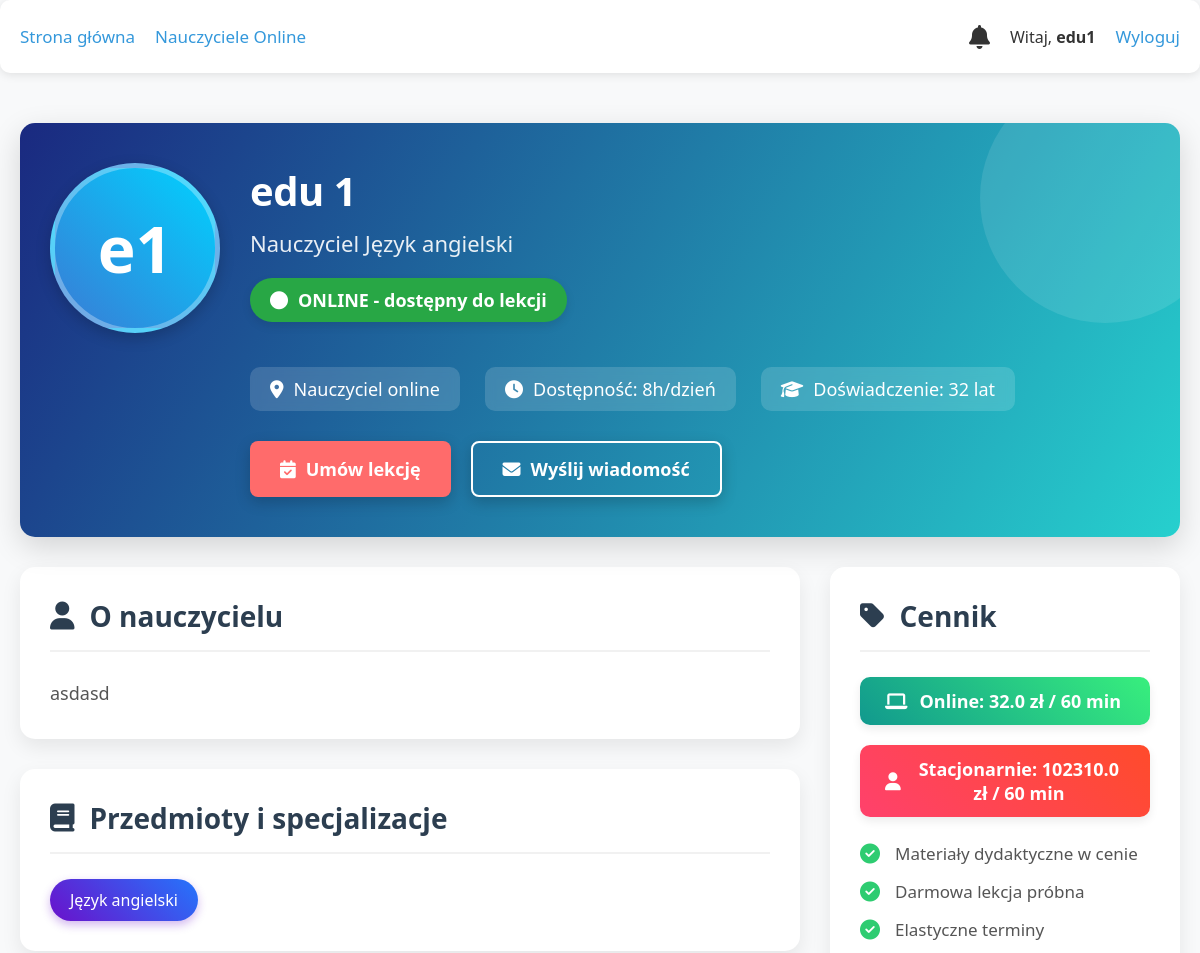
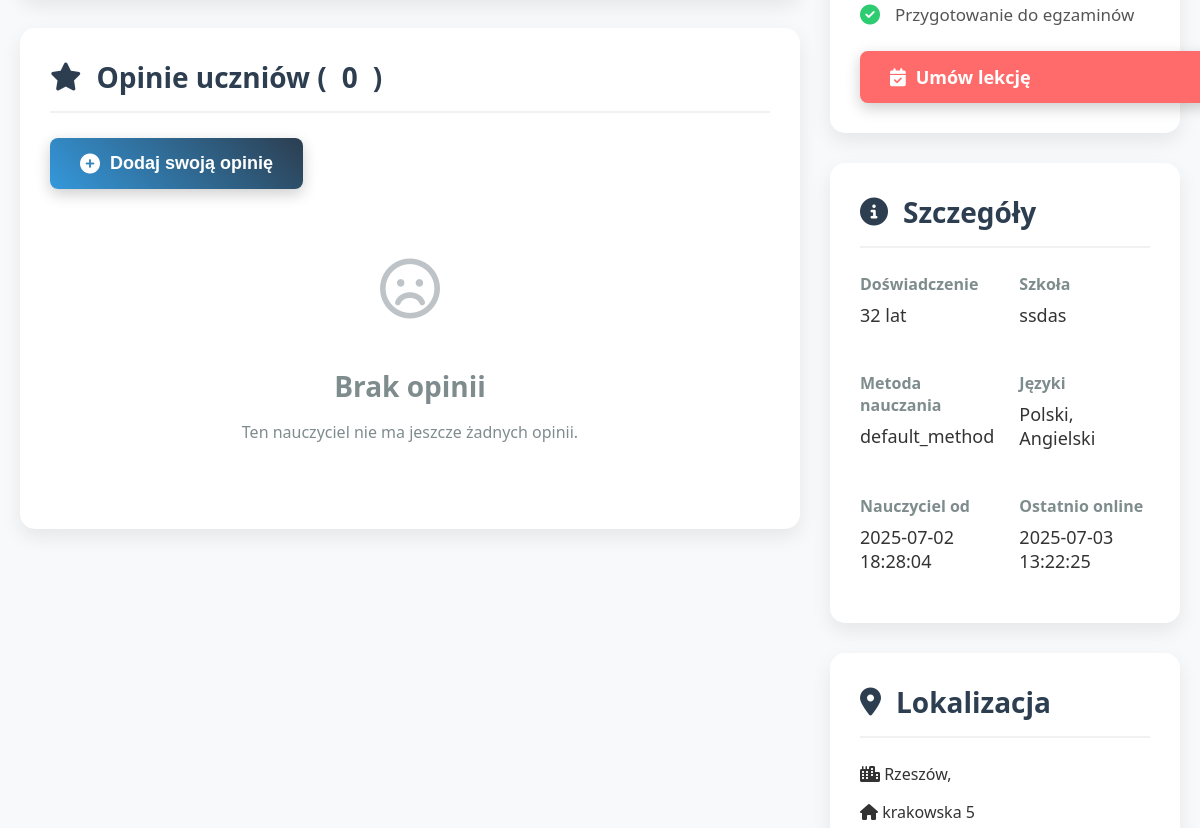
Before: /teacher_profile/3 (signed in, upper part) with the older database file (2 pictures, top to bottom).
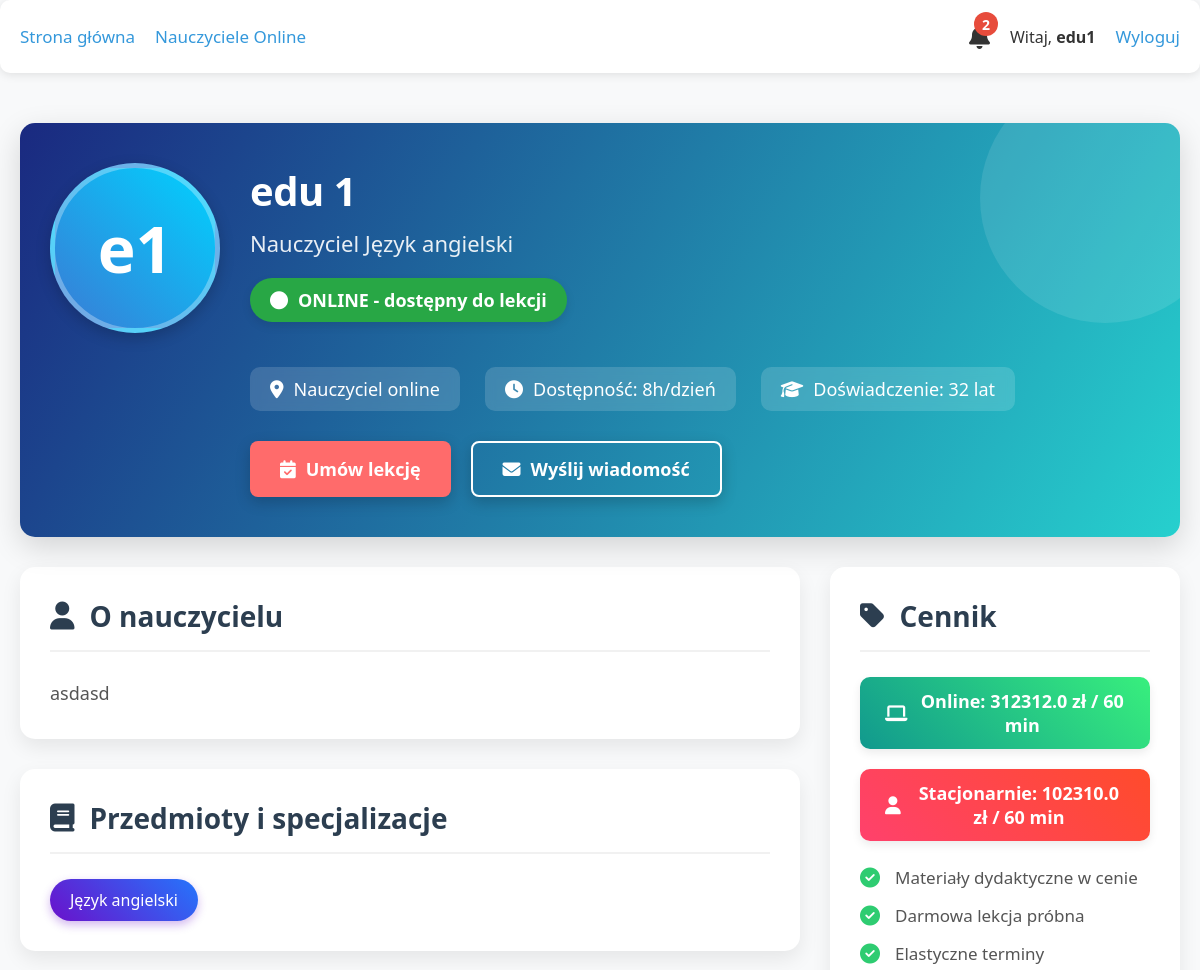
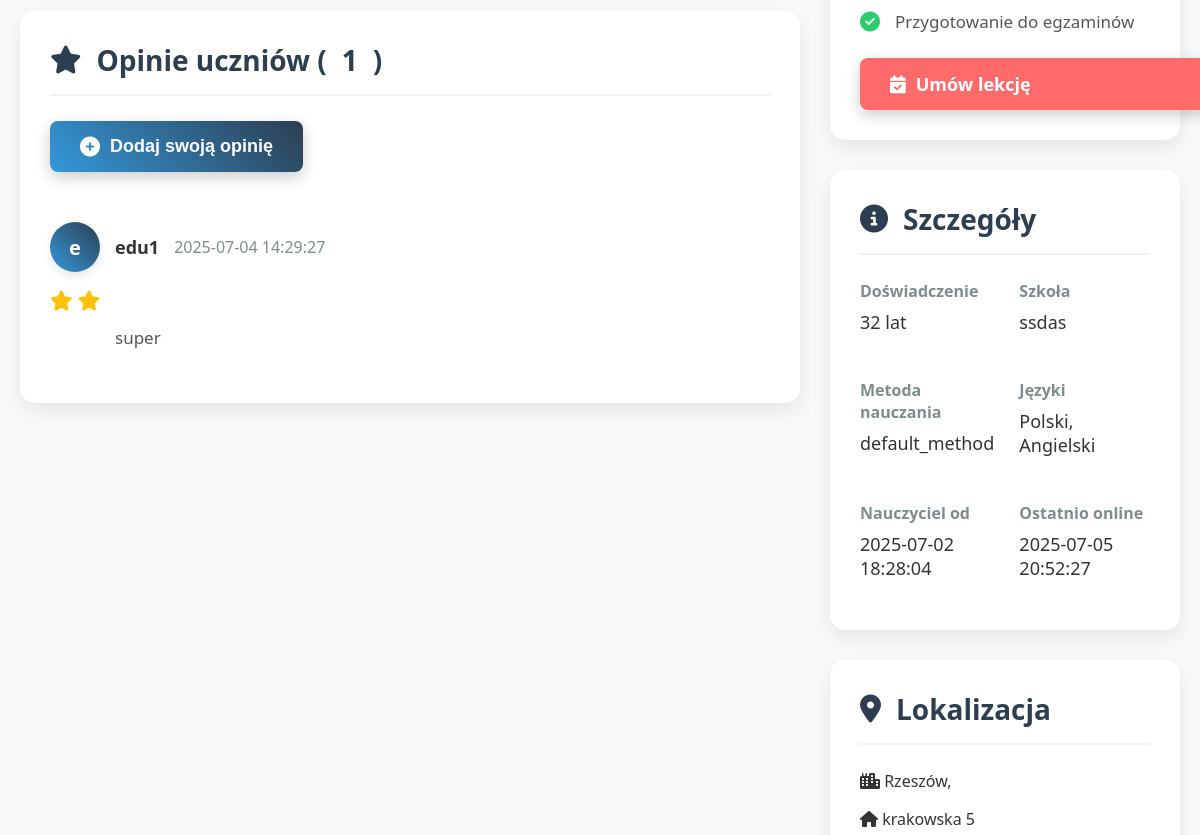
After: the same page with the newer database file (2 pictures, top to bottom).
### tables this page shows
CREATE TABLE users (
                id INTEGER PRIMARY KEY AUTOINCREMENT,
                username TEXT UNIQUE NOT NULL,
                email TEXT UNIQUE NOT NULL,
                hash TEXT NOT NULL,
                role INTEGER DEFAULT 0,
                voivodeship TEXT,
                regional_teacher_id INTEGER,
                first_name TEXT,
                last_name TEXT,
                phone TEXT,
                school TEXT,
                subjects TEXT,
                experience_years INTEGER,
                bio TEXT,
                profile_picture TEXT,
                created_at TIMESTAMP DEFAULT CURRENT_TIMESTAMP,
                is_online INTEGER DEFAULT 0,
                last_online TIMESTAMP,
                teaching_modes TEXT DEFAULT 'online',
                availability_hours INTEGER DEFAULT 8,
                parental_email TEXT,
                password_setup_token TEXT,
                token_expiry TIMESTAMP,
                password_reset_token TEXT,
                password_reset_expiry TIMESTAMP,
                tmethod TEXT DEFAULT 'default_method'
            );

CREATE TABLE teacher_pricing (
                teacher_id INTEGER PRIMARY KEY,
                price_online REAL NOT NULL DEFAULT 80.0,
                price_in_person REAL NOT NULL DEFAULT 100.0,
                updated_at TIMESTAMP DEFAULT CURRENT_TIMESTAMP,
                FOREIGN KEY (teacher_id) REFERENCES users (id)
            );

CREATE TABLE reviews (
                id INTEGER PRIMARY KEY AUTOINCREMENT,
                teacher_id INTEGER NOT NULL,
                student_id INTEGER NOT NULL,
                content TEXT NOT NULL,
                created_at TIMESTAMP DEFAULT CURRENT_TIMESTAMP,
                rating INTEGER CHECK(rating BETWEEN 1 AND 5),
                FOREIGN KEY (teacher_id) REFERENCES users(id),
                FOREIGN KEY (student_id) REFERENCES users(id)
                );

### app.py (the view)
@app.route("/teacher_profile/<int:teacher_id>")
def teacher_profile(teacher_id):
    if "user_id" not in session:
        flash("Musisz być zalogowany, aby przeglądać profile nauczycieli", "error")
        return redirect(url_for("login"))
    db = get_db()
    teacher = db.execute("""
        SELECT u.*, p.city, p.address, p.lat, p.lng,
               rt.username as regional_teacher_name
        FROM users u
        LEFT JOIN pins p ON u.id = p.created_by
        LEFT JOIN users rt ON u.regional_teacher_id = rt.id
        WHERE u.id = ? AND u.role IN (?, ?)
    """, (teacher_id, ROLE_TEACHER, ROLE_REGIONAL_TEACHER)).fetchone()
    if not teacher:
        flash("Nauczyciel nie istnieje", "error")
        return redirect(url_for("index"))
    teacher = row_to_dict(teacher)
    availability = {}
    availability_rows = db.execute("""
        SELECT day_of_week, start_time, end_time, is_available, teaching_mode
        FROM teacher_availability
        WHERE teacher_id = ?
    """, (teacher_id,)).fetchall()
    for row in availability_rows:
        day = row['day_of_week']
        time_slot = f"{row['start_time']} - {row['end_time']}"
        if day not in availability:
            availability[day] = {}
        availability[day][time_slot] = {
            'available': row['is_available'],
            'mode': row['teaching_mode']
        }
    reviews = []
    if db:
        reviews = db.execute("""
            SELECT r.*, u.username as student_name
            FROM reviews r
            JOIN users u ON r.student_id = u.id
            WHERE r.teacher_id = ?
            ORDER BY r.created_at DESC
        """, (teacher_id,)).fetchall()
        reviews = rows_to_dict_list(reviews)
    pricing = db.execute("""
        SELECT price_online, price_in_person
        FROM teacher_pricing
        WHERE teacher_id = ?
    """, (teacher_id,)).fetchone()
    if not pricing:
        pricing = {"price_online": "brak danych", "price_in_person": "brak danych"}
    unread_notifications = 0
    if 'user_id' in session:
        user_id = session['user_id']
        unread_notifications = db.execute("""
                SELECT COUNT(*) as count
                FROM notifications
                WHERE user_id = ? AND is_read = 0
            """, (user_id,)).fetchone()["count"]
    return render_template("teacher_profile.html",
                           teacher=teacher,
                           availability=availability,
                           reviews=reviews,
                           time_slots=generate_time_slots(),
                           datetime=datetime,
                           pricing=pricing,
                           logged_in='user_id' in session,
                           session=session,
                           unread_notifications=unread_notifications)

### app.py (called while the page is built)
def get_db():
    db = getattr(g, '_database', None)
    if db is None:
        db = g._database = sqlite3.connect(DATABASE)
        db.row_factory = sqlite3.Row
    return db

@app.template_filter('format_datetime')
def format_datetime(value, format='%d.%m.%Y %H:%M'):
    if value is None:
        return ""
    try:
        return value.strftime(format)
    except AttributeError:
        return value

@app.teardown_appcontext
def close_connection(exception):
    db = getattr(g, '_database', None)
    if db is not None:
        db.close()

def row_to_dict(row):
    return dict(row) if row else None

def rows_to_dict_list(rows):
    return [dict(row) for row in rows] if rows else []

@app.context_processor
def utility_processor():
    return dict(
        get_day_name=get_day_name,
        get_role_name=get_role_name,
        datetime=datetime,
        timedelta=timedelta,
        format_time_slot=format_time_slot
    )

@app.template_filter('format_date')
def format_date(value):
    if value is None:
        return "Nieznana"
    try:
        dt = datetime.strptime(value, '%Y-%m-%d')
        return dt.strftime('%d.%m.%Y')
    except:
        return value

### templates/teacher_profile.html (shortened to what the changed rows need)
<!DOCTYPE html>
<html lang="pl">
<head>
    <link rel="stylesheet" href="https://cdnjs.cloudflare.com/ajax/libs/font-awesome/6.4.0/css/all.min.css">
</head>
<body>
    <div class="nav">
        <div class="nav-right">
            {% if logged_in %}
                <div class="notification-icon">
                    <i class="fas fa-bell"></i>
                    {% if unread_notifications > 0 %}
                        <span class="notification-badge">{{ unread_notifications }}</span>
                    {% endif %}
                </div>
            {% else %}
                <a href="{{ url_for('login') }}">Logowanie</a>
                <a href="{{ url_for('register') }}">Rejestracja</a>
            {% endif %}
        </div>
    </div>
    <div class="container">
        <div class="profile-header">
            <div class="avatar-container">
                <div class="teacher-avatar">
                    {{ teacher.first_name[0] }}{{ teacher.last_name[0] }}
                </div>
            </div>
            <div class="profile-info">
                <h1 class="teacher-name">{{ teacher.first_name }} {{ teacher.last_name }}</h1>
                <div class="teacher-title">Nauczyciel {{ teacher.subjects.split(', ')[0] }}</div>
                <div class="status-badge">
                    <i class="fas fa-circle"></i> ONLINE - dostępny do lekcji
                </div>
                <div class="contact-info">
                    <div class="contact-item">
                        <i class="fas fa-map-marker-alt"></i>
                        {% if teacher.voivodeship %}
                            {{ teacher.voivodeship }}{% if teacher.city %}, {{ teacher.city }}{% endif %}
                        {% else %}
                            Nauczyciel online
                        {% endif %}
                    </div>
                    <div class="contact-item">
                        <i class="fas fa-clock"></i>
                        Dostępność: {{ teacher.availability_hours }}h/dzień
                    </div>
                    <div class="contact-item">
                        <i class="fas fa-graduation-cap"></i>
                        Doświadczenie: {{ teacher.experience_years }} lat
                    </div>
                </div>
                <div class="profile-actions">
                    <a href="{{ url_for('book_teacher', teacher_id=teacher.id) }}" class="btn btn-primary">
                    </a>
                    <a href="#" class="btn btn-outline">
                    </a>
                </div>
            </div>
        </div>
        <div class="profile-content">
            <div class="main-content">
                <div class="section">
                    <h2 class="section-title"><i class="fas fa-user"></i> O nauczycielu</h2>
                    <div class="about-content">
                        {{ teacher.bio or "Nauczyciel nie dodał jeszcze opisu swojego profilu." }}
                    </div>
                </div>
                <div class="section">
                    <h2 class="section-title"><i class="fas fa-book"></i> Przedmioty i specjalizacje</h2>
                    <div class="subjects-list">
                        {% for subject in teacher.subjects.split(', ') %}
                        <div class="subject-tag">{{ subject }}</div>
                        {% endfor %}
                    </div>
                </div>
                <div class="section">
                    <h2 class="section-title"><i class="fas fa-star"></i> Opinie uczniów (<span id="reviews-count">{{ reviews|length }}</span>)</h2>
                    <div class="reviews-container" id="reviews-container">
                        {% if reviews %}
                            {% for review in reviews %}
                            <div class="review">
                                <div class="review-header">
                                    <div class="review-avatar">{{ review.student_name[0] }}</div>
                                    <div class="review-name">{{ review.student_name }}</div>
                                    <div class="review-date">{{ review.created_at|format_date }}</div>
                                </div>
                                <div class="review-rating">
                                    {% for i in range(1, 6) %}
                                        <i class="fas fa-star{% if i > review.rating %}-o{% endif %}"></i>
                                    {% endfor %}
                                </div>
                                <div class="review-content">
                                    {{ review.content }}
                                </div>
                            </div>
                            {% endfor %}
                        {% else %}
                            <div class="no-reviews">
                                <i class="far fa-frown"></i>
                                <h3>Brak opinii</h3>
                                <p>Ten nauczyciel nie ma jeszcze żadnych opinii.</p>
                            </div>
                        {% endif %}
                    </div>
                </div>
            </div>
            <div class="sidebar">
                <div class="section booking-card">
                    <h2 class="section-title"><i class="fas fa-tag"></i> Cennik</h2>
                    <div class="modes-list">
                        <div class="mode-tag mode-online">
                            <i class="fas fa-laptop"></i> Online: {{ pricing.price_online }} zł / 60 min
                        </div>
                        <div class="mode-tag mode-in-person">
                            <i class="fas fa-user"></i> Stacjonarnie: {{ pricing.price_in_person }} zł / 60 min
                        </div>
                    </div>
                </div>
                <div class="section">
                    <h2 class="section-title"><i class="fas fa-info-circle"></i> Szczegóły</h2>
                    <div class="info-grid">
                        <div class="info-item">
                            <div class="info-label">Doświadczenie</div>
                            <div class="info-value">{{ teacher.experience_years }} lat</div>
                        </div>
                        <div class="info-item">
                            <div class="info-label">Szkoła</div>
                            <div class="info-value">{{ teacher.school or 'Nie podano' }}</div>
                        </div>
                        <div class="info-item">
                            <div class="info-label">Metoda nauczania</div>
                            <div class="info-value">{{ teacher.tmethod or 'Tradycyjna' }}</div>
                        </div>
                        <div class="info-item">
                            <div class="info-label">Nauczyciel od</div>
                            <div class="info-value">{{ teacher.created_at|format_date }}</div>
                        </div>
                        <div class="info-item">
                            <div class="info-label">Ostatnio online</div>
                            <div class="info-value">{{ teacher.last_online|format_datetime }}</div>
                        </div>
                    </div>
                </div>
                <div class="section">
                    <h2 class="section-title"><i class="fas fa-map-marker-alt"></i> Lokalizacja</h2>
                </div>
            </div>
        </div>
    </div>
</body>
</html>

Changed rows visible on the page:
changed users "Język angielski": last_online "2025-07-03 13:22:25" → "2025-07-05 20:52:27"
added reviews: username "e", student_name "edu1", created_at "2025-07-04 14:29:27", rating 2 (drawn), content "super"
changed teacher_pricing: price_online "32.0" → "312312.0"
Other visible differences:
{{ unread_notifications }}: (not shown) → "2"
{{ reviews|length }}: "0" → "1"
text no longer shown: "Brak opinii Ten nauczyciel nie ma jeszcze żadnych opinii."
